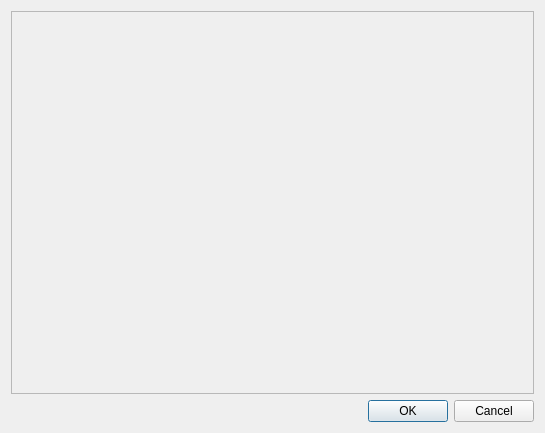
<?xml version="1.0" encoding="UTF-8"?>
<ui version="4.0">
 <class>MultiArchiveDialog</class>
 <widget class="QDialog" name="MultiArchiveDialog">
  <property name="geometry">
   <rect>
    <x>0</x>
    <y>0</y>
    <width>545</width>
    <height>433</height>
   </rect>
  </property>
  <property name="windowTitle">
   <string>Dialog</string>
  </property>
  <layout class="QVBoxLayout" name="verticalLayout">
   <item>
    <widget class="QScrollArea" name="scrollArea">
     <property name="widgetResizable">
      <bool>true</bool>
     </property>
     <widget class="QWidget" name="scrollAreaWidgetContents">
      <property name="geometry">
       <rect>
        <x>0</x>
        <y>0</y>
        <width>525</width>
        <height>380</height>
       </rect>
      </property>
      <layout class="QVBoxLayout" name="verticalLayout_2"/>
     </widget>
    </widget>
   </item>
   <item>
    <widget class="QDialogButtonBox" name="buttonBox">
     <property name="orientation">
      <enum>Qt::Orientation::Horizontal</enum>
     </property>
     <property name="standardButtons">
      <set>QDialogButtonBox::StandardButton::Cancel|QDialogButtonBox::StandardButton::Ok</set>
     </property>
    </widget>
   </item>
  </layout>
 </widget>
 <resources/>
 <connections>
  <connection>
   <sender>buttonBox</sender>
   <signal>accepted()</signal>
   <receiver>MultiArchiveDialog</receiver>
   <slot>accept()</slot>
   <hints>
    <hint type="sourcelabel">
     <x>227</x>
     <y>278</y>
    </hint>
    <hint type="destinationlabel">
     <x>157</x>
     <y>274</y>
    </hint>
   </hints>
  </connection>
  <connection>
   <sender>buttonBox</sender>
   <signal>rejected()</signal>
   <receiver>MultiArchiveDialog</receiver>
   <slot>reject()</slot>
   <hints>
    <hint type="sourcelabel">
     <x>295</x>
     <y>284</y>
    </hint>
    <hint type="destinationlabel">
     <x>286</x>
     <y>274</y>
    </hint>
   </hints>
  </connection>
 </connections>
</ui>
